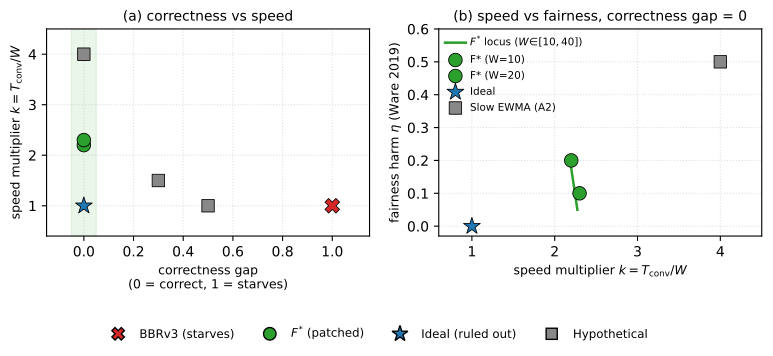

The script that saved this image:
#!/usr/bin/env python3
"""Regenerate fig_pareto_surface.pdf — two 2D scatter panels of the
(correctness, speed, fairness) design space from §VIII.

Aidan directive 2026-04-19: the 3D projection is hard to read at a
glance. Convert to two 2D panels instead:
  (a) correctness gap vs speed multiplier  — shows BBRv3 is the only
      starving point; every other design sits on the c=0 axis.
  (b) speed vs fairness, at correctness gap 0 — the F* locus traces
      a curve over W; Ideal sits at (1, 0) and is ruled out.

No text annotations on points; labels go in a single legend.

Design points and F* locus definition come from Thm 4 (§VIII.2)
and Thm 5 (§VIII.3) in the paper.

Usage: python3 figures/fig_pareto_surface.py
"""
from __future__ import annotations

from pathlib import Path

import matplotlib.pyplot as plt
from matplotlib.lines import Line2D
import numpy as np

REPO = Path(__file__).resolve().parent.parent


# (name, correctness_gap c, speed_mult k, fairness_harm eta,
#  colour, marker, marker_size)
POINTS = [
    ("BBRv3",           1.0, 1.0, 0.00, "#d62728", "X", 110),
    ("F* (W=10)",       0.0, 2.2, 0.20, "#2ca02c", "o",  95),
    ("F* (W=20)",       0.0, 2.3, 0.10, "#2ca02c", "o",  95),
    ("Ideal",           0.0, 1.0, 0.00, "#1f77b4", "*", 160),
    ("Partial (A1)",    0.3, 1.5, 0.10, "#888888", "s",  80),
    ("Slow EWMA (A2)",  0.0, 4.0, 0.50, "#888888", "s",  80),
    ("CUBIC-like (A3)", 0.5, 1.0, 0.30, "#888888", "s",  80),
]

# F* locus from §VIII.2 closed form:
#   T_conv = ln(1/eps) / ln(W / (W-1)) at eps=0.1
#   k = T_conv / W
#   eta = 2/W  (Thm 5 harm envelope)
W_range = np.linspace(10.0, 40.0, 40)
eps = 0.1
T_conv = np.log(1.0 / eps) / np.log(W_range / (W_range - 1.0))
k_W = T_conv / W_range
eta_W = 2.0 / W_range


def main() -> None:
    fig, (axA, axB) = plt.subplots(1, 2, figsize=(8.0, 3.3))

    # ── Panel (a): correctness gap vs speed multiplier ─────────────
    for name, c, k, eta, colour, marker, size in POINTS:
        axA.scatter([c], [k], color=colour, marker=marker,
                    s=size, edgecolors="black", linewidths=0.6, zorder=3)
    # Shade the c=0 Pareto wall to make the "everything lives on
    # c=0 except BBRv3" claim legible without text.
    axA.axvspan(-0.05, 0.05, color="#2ca02c", alpha=0.10, zorder=1)
    axA.set_xlabel("correctness gap\n(0 = correct, 1 = starves)", fontsize=9)
    axA.set_ylabel(r"speed multiplier $k = T_{\mathrm{conv}} / W$",
                   fontsize=9)
    axA.set_xlim(-0.15, 1.15)
    axA.set_ylim(0.4, 4.5)
    axA.set_title("(a) correctness vs speed", fontsize=10, pad=6)
    axA.grid(linestyle=":", alpha=0.4)

    # ── Panel (b): speed vs fairness on the c=0 plane ──────────────
    # Plot the F* locus as a curve, then only the c=0 design points
    # on top of it. BBRv3 does not appear in panel (b) because its
    # correctness gap is 1.
    axB.plot(k_W, eta_W, color="#2ca02c", linewidth=1.8, zorder=2,
             label=r"$F^{*}$ locus ($W\!\in\![10,40]$)")
    for name, c, k, eta, colour, marker, size in POINTS:
        if c > 0.05:
            continue  # panel (b) is the c=0 slice only
        axB.scatter([k], [eta], color=colour, marker=marker,
                    s=size, edgecolors="black", linewidths=0.6,
                    zorder=3, label=name)
    axB.set_xlabel(r"speed multiplier $k = T_{\mathrm{conv}} / W$",
                   fontsize=9)
    axB.set_ylabel(r"fairness harm $\eta$ (Ware 2019)", fontsize=9)
    axB.set_xlim(0.6, 4.5)
    axB.set_ylim(-0.03, 0.6)
    axB.set_title("(b) speed vs fairness, correctness gap = 0",
                  fontsize=10, pad=6)
    axB.grid(linestyle=":", alpha=0.4)
    axB.legend(loc="upper left", fontsize=7.5, frameon=False,
               handletextpad=0.4, borderaxespad=0.2)

    # ── Shared point legend at the bottom ──────────────────────────
    # Shows every design class in one row so the reader doesn't have
    # to consult both panels to decode the markers.
    shared = [
        Line2D([0], [0], marker="X", color="w", markerfacecolor="#d62728",
               markeredgecolor="black", markersize=9, label="BBRv3 (starves)"),
        Line2D([0], [0], marker="o", color="w", markerfacecolor="#2ca02c",
               markeredgecolor="black", markersize=9,
               label=r"$F^{*}$ (patched)"),
        Line2D([0], [0], marker="*", color="w", markerfacecolor="#1f77b4",
               markeredgecolor="black", markersize=12, label="Ideal (ruled out)"),
        Line2D([0], [0], marker="s", color="w", markerfacecolor="#888888",
               markeredgecolor="black", markersize=8, label="Hypothetical"),
    ]
    fig.legend(handles=shared, loc="lower center",
               bbox_to_anchor=(0.5, -0.08), ncol=4,
               frameon=False, fontsize=8.5)

    fig.tight_layout(rect=[0, 0.05, 1, 1])
    out = REPO / "figures" / "fig_pareto_surface.pdf"
    fig.savefig(out, bbox_inches="tight")
    print(f"wrote {out}")


if __name__ == "__main__":
    main()
